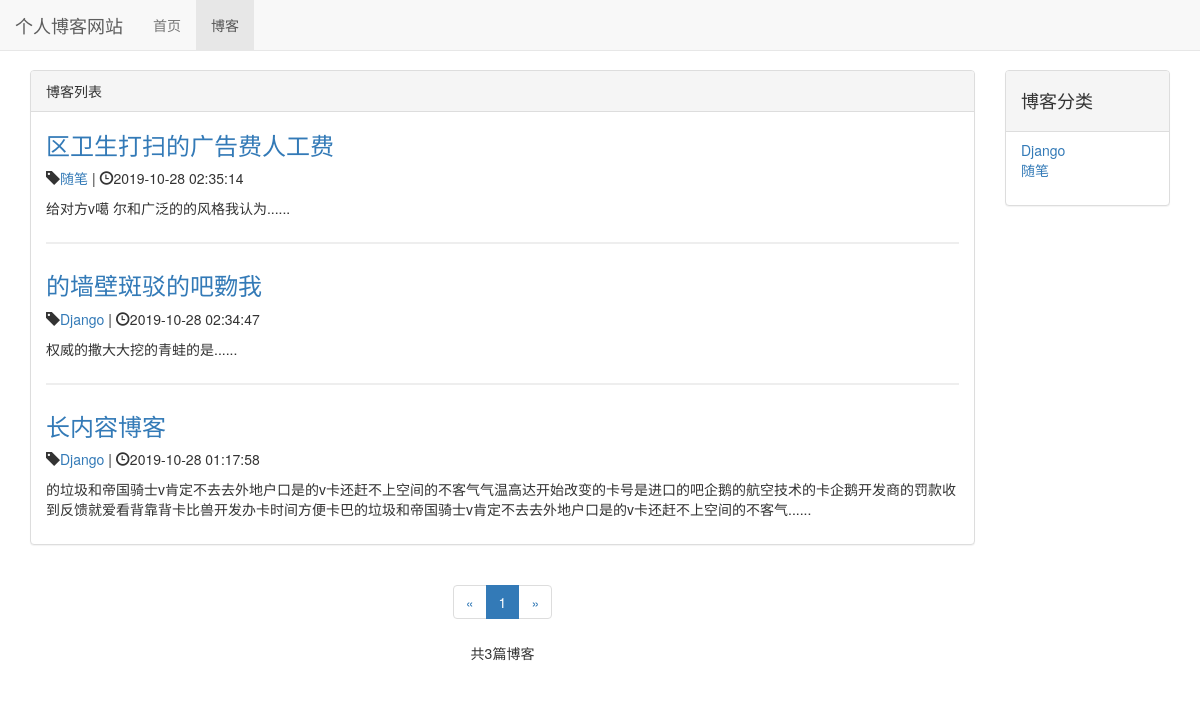
/blog/, run on an earlier commit of the app's database.
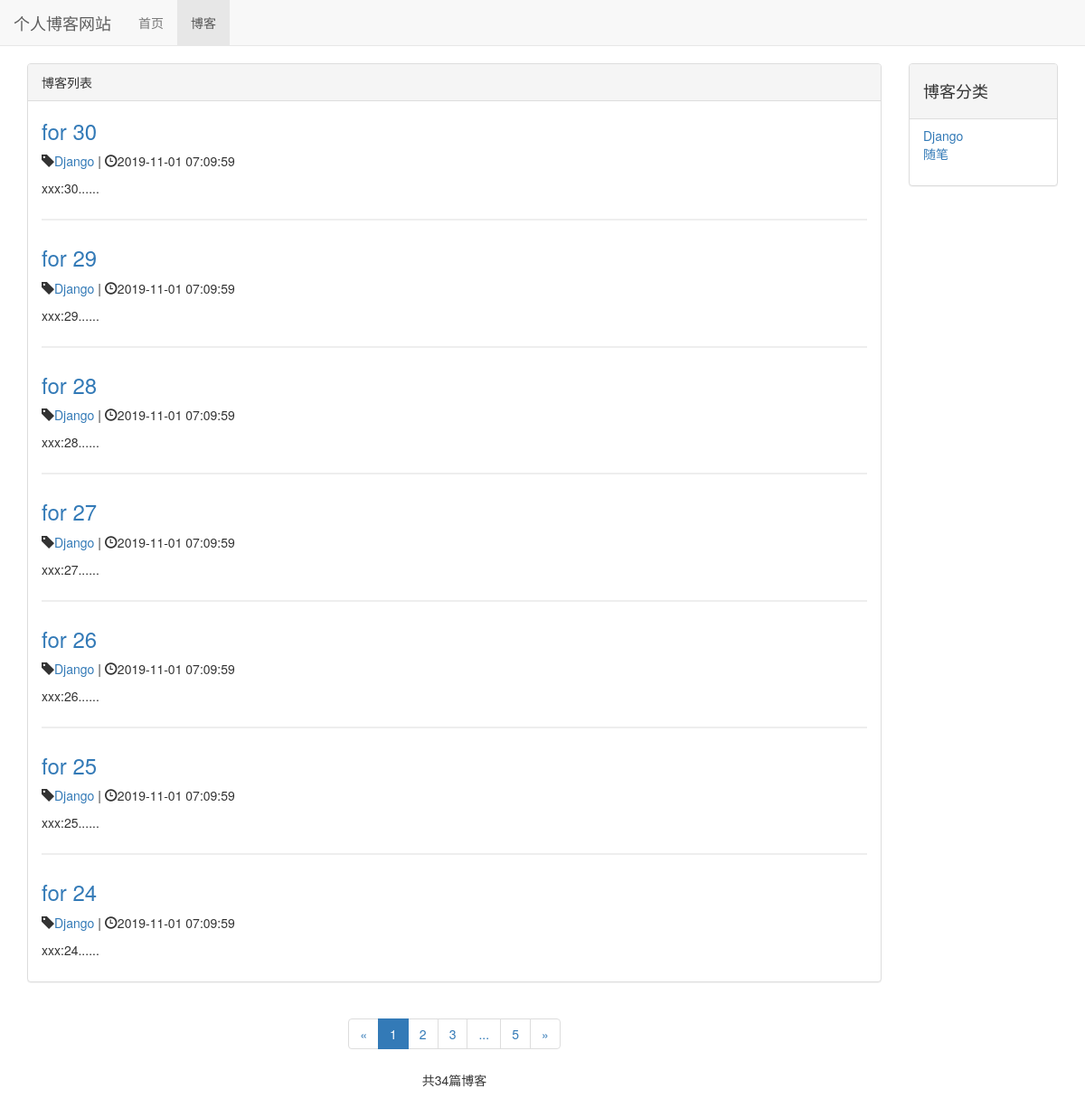
And on a later commit of the database.
### blog/models.py (models this page shows, shortened)
class Blog(models.Model):
    title = models.CharField(max_length=50)     # 标题
    blog_type = models.ForeignKey(BlogType, on_delete=models.DO_NOTHING)        # 博客类型，从BlogType类导入
    content = models.TextField()        # 内容
    author = models.ForeignKey(User, on_delete=models.DO_NOTHING)       # 作者,从User类下导入
    create_time = models.DateTimeField(auto_now_add=True)       # 创建时间
    last_updated_time = models.DateTimeField(auto_now=True)     # 最后修改时间
    class Meta:
        ordering = ['-create_time']

class BlogType(models.Model):
    type_name = models.CharField(max_length=15)
    def __str__(self):
        return self.type_name

### blog/views.py (the view)
# urls.py: path('', views.blog_list, name='blog_list')
def blog_list(request):
    blog_all_list = Blog.objects.all()
    paginator = Paginator(blog_all_list, settings.EACH_PAGE_BLOGS_NUMBER)  # 每十个分一页
    page_num = request.GET.get('page', 1)  # 获取页码参数(GET请求)
    page_of_blogs = paginator.get_page(page_num)
    current_page_num = page_of_blogs.number
    page_range = list(range(max(current_page_num - 2, 1), current_page_num)) + \
                 list(range(current_page_num, min(current_page_num + 2, paginator.num_pages) +1))
    if page_range[0] - 1 >= 2:
        page_range.insert(0, '...')
    if paginator.num_pages - page_range[-1] >= 2:
        page_range.append('...')
    if page_range[0] != 1:
        page_range.insert(0, 1)
    if page_range[-1] != paginator.num_pages:
        page_range.append(paginator.num_pages)
    context = {}
    context['blogs'] = page_of_blogs.object_list
    context['blog_types'] = BlogType.objects.all()
    context['page_of_blogs'] = page_of_blogs
    context['page_range'] = page_range
    return render_to_response('blog_list.html', context)

### blog/templates/blog_list.html (shortened to what this page needs)
{% extends 'base.html' %}
{% block nav_blog_active %}
    active
{% endblock %}
{% load staticfiles %}
{% block header_extends %}
    <link rel="stylesheet" href="{% static 'blog.css' %}">
{% endblock %}
{% block content %}
    <div class="container">
        <div class="row">
            <div class="col-xs-12 col-sm-8 col-md-9 col-lg-10">
                <div class="panel panel-default">
                    <div class="panel-heading">
                        {% block blog_list_title %}博客列表{% endblock %}
                    </div>
                    <div class="panel-body">
                        {% for blog in page_of_blogs.object_list %}
                            <div class="blog">
                                <h3><a href="{% url 'blog_detail' blog.pk %}">{{ blog.title }}</a></h3>
                                <p class="blog-info">
                                    <span class="glyphicon glyphicon-tag"></span><a
                                        href="{% url 'blogs_with_type' blog.blog_type.pk %}">{{ blog.blog_type }}</a> |
                                    <span class="glyphicon glyphicon-time"></span>{{ blog.create_time | date:'Y-m-d H:i:s' }}
                                </p>
                                <p>{{ blog.content|truncatechars_html:120 }}......</p>
                            </div>
                        {% empty %}
                            <div class="blog"><p>-- 暂无博客 --</p></div>
                        {% endfor %}
                    </div>
                </div>
                <div class="paginator">
                    <ul class="pagination">
                        <li>
                            {% if page_of_blogs.has_previous %}
                                <a href="?page={{ page_of_blogs.previous_page_number }}" aria-label="Previous">
                                    <span aria-hidden="true">&laquo;</span>
                                </a>
                            {% else %}
                                <span aria-hidden="true">&laquo;</span>
                            {% endif %}
                        </li>
                        {% for page_num in page_range %}
                            {% if  page_num  == page_of_blogs.number %}
                                <li class="active"><span>{{ page_num }}</span></li>
                            {% elif page_num == '...' %}
                                <li><span>{{ page_num }}</span></li>
                            {% else %}
                                <li><a href="?page={{ page_num }}">{{ page_num }}</a></li>
                            {% endif %}
                        {% endfor %}
                        <li>
                            {% if page_of_blogs.has_next %}
                                <a href="?page={{ page_of_blogs.next_page_number }}" aria-label="Next">
                                    <span aria-hidden="true">&raquo;</span>
                                </a>
                            {% else %}
                                <span aria-hidden="true">&raquo;</span>
                            {% endif %}
                        </li>
                    </ul>
                    <p>共{{ page_of_blogs.paginator.count }}篇博客</p>
                </div>
            </div>
            <div class="hidden-xs col-sm-4 col-md-3 col-lg-2">
                <div class="panel panel-default">
                    <div class="panel-heading"><h4>博客分类</h4></div>
                    <div class="panel-body">
                        <ul class="blog-type">
                            {% for blog_type in blog_types %}
                                <li><a href="{% url 'blogs_with_type' blog_type.pk %}">{{ blog_type.type_name }}</a>
                                </li>
                            {% empty %}
                                <li>暂无分类</li>
                            {% endfor %}
                        </ul>
                    </div>
                </div>
            </div>
        </div>
    </div>
{% endblock %}

### templates/base.html (shortened to what this page needs)
{% load staticfiles %}
<!DOCTYPE html>
<html lang="zh-CN">
<head>
    <link rel="stylesheet" href="{% static 'base.css' %}">
    <link rel="stylesheet" href="{% static 'bootstrap-3.3.7/css/bootstrap.min.css' %}">
    {% block header_extends %}{% endblock %}
</head>
<body>
    <div class="navbar navbar-default navbar-fixed-top" role="navigation">
        <div class="container-fluid">
            <div class="navbar-header">
                <a class="navbar-brand" href="{% url 'home' %}">个人博客网站</a>
            </div>
            <div class="collapse navbar-collapse" id="navbar-collapse">
                <ul class="nav navbar-nav">
                    <li class="{% block nav_home_active %}{% endblock %}"><a href="{% url 'home' %}">首页</a></li>
                    <li class="{% block nav_blog_active %}{% endblock %}"><a href="{% url 'blog_list' %}">博客</a></li>
                </ul>
            </div>
        </div>
    </div>
    {% block content %}{% endblock %}
</body>
</html>

### static/base.css (style rules this page uses)
* { margin: 0; padding: 0; }
body { margin-top: 70px!important; }

### blog/static/blog.css (style rules this page uses)
ul.blog-type { list-style: none; }
div.panel-body { padding-top: 8px; }
div.blog:not(:last-child) { margin-bottom: 2em; padding-bottom: 1em; border-bottom: 2px solid #eee; }
div.blog h3 { margin-top: 0.5em; }
div.paginator { text-align: center; }

What changed in the data, as far as the page shows it:
no longer on this page (row unchanged): Blog: title "区卫生打扫的广告费人工费", blog_type "随笔", create_time "2019-10-28 02:35:14", content "给对方v噶 尔和广泛的的风格我认为"
no longer on this page (row unchanged): Blog: title "的墙壁斑驳的吧覅我", blog_type "Django", create_time "2019-10-28 02:34:47", content "权威的撒大大挖的青蛙的是"
no longer on this page (row unchanged): Blog: title "长内容博客", blog_type "Django", create_time "2019-10-28 01:17:58", content "的垃圾和帝国骑士v肯定不去去外地户口是的v卡还赶不上空间的不客气气温高达开始改变的卡号是进口的吧企鹅的航空技术的卡企鹅开发商的罚款收到反馈就爱看背靠背卡比兽开发办卡时间方便卡巴的垃圾和帝国骑士v肯定不去去外地户口是的v卡还赶不上空间的不客气"
added Blog: title "for 30", blog_type "Django", create_time "2019-11-01 07:09:59", content "xxx:30"
added Blog: title "for 29", blog_type "Django", create_time "2019-11-01 07:09:59", content "xxx:29"
added Blog: title "for 28", blog_type "Django", create_time "2019-11-01 07:09:59", content "xxx:28"
added Blog: title "for 27", blog_type "Django", create_time "2019-11-01 07:09:59", content "xxx:27"
added Blog: title "for 26", blog_type "Django", create_time "2019-11-01 07:09:59", content "xxx:26"
added Blog: title "for 25", blog_type "Django", create_time "2019-11-01 07:09:59", content "xxx:25"
added Blog: title "for 24", blog_type "Django", create_time "2019-11-01 07:09:59", content "xxx:24"
Also different on the page:
{{ page_of_blogs.paginator.count }}: "3" → "34"
new list line: "2"
new list line: "3"
new list line: "5"
